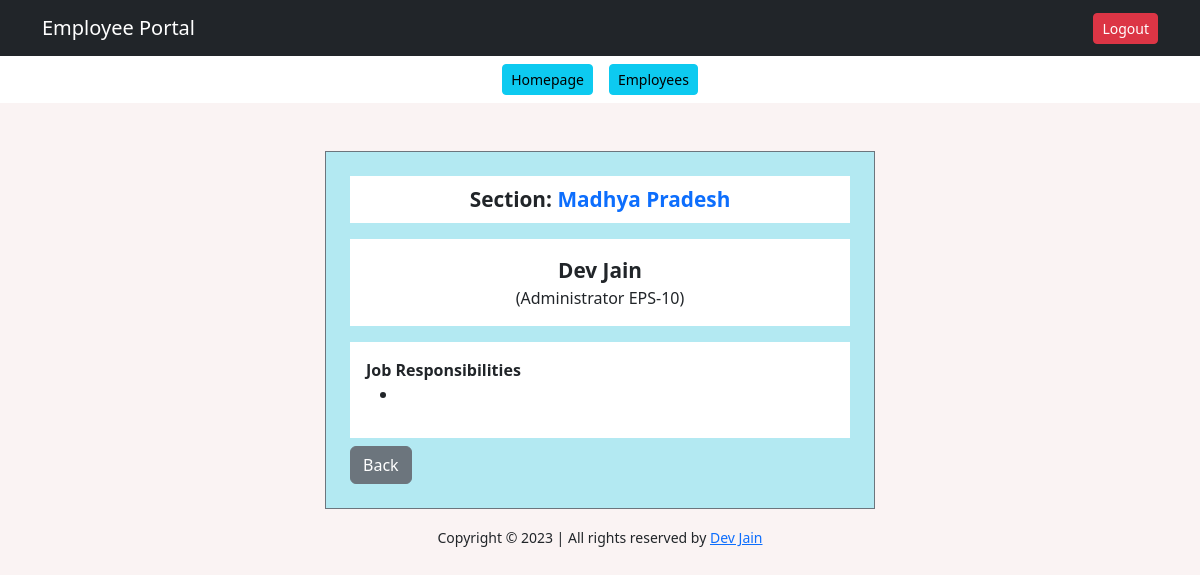
The page /dashboard/profile.php?id=48 (signed in) on the database its author committed.
### tables this page shows
CREATE TABLE `user_reg_tbl` (
  `emp_id` int(11) NOT NULL,
  `user_name` varchar(100) NOT NULL,
  `user_des` varchar(100) NOT NULL,
  `user_section` varchar(100) NOT NULL,
  `user_scale` varchar(100) NOT NULL,
  `user_res` text NOT NULL,
  `user_id` varchar(100) NOT NULL,
  `user_pass` varchar(255) NOT NULL,
  `user_role` int(11) NOT NULL
);

### dashboard/profile.php (the view, shortened to what this page needs)
<?php include("header.php");
include("Configuration.php");
$emp_id=$_GET['id'];
$sql="SELECT * FROM user_reg_tbl WHERE emp_id=$emp_id";
$query=mysqli_query($config,$sql);
$result=mysqli_fetch_assoc($query);
?>
    <div class="container mt-5 mb-2">
      <div class="row m-2">
        <div class="col-md-6 m-auto emp_profile p-4 border border-secondary">
          <p class="text-center emp_name bg-white p-2">
            <strong>Section:</strong>
            <span class="text-primary"><?= ucwords($result['user_section']) ?></span>
          </p>
          <p class="text-center bg-white p-3">
            <span class="emp_name"><?= ucwords($result['user_name']) ?></span><br>
            <span>(<?= ucfirst($result['user_des']) ?></span>
            <span><?= strtoupper($result['user_scale']) ?>)</span>
          </p>
          <div class="bg-white p-3">
            <strong>Job Responsibilities</strong>
            <ul>
              <li><?= ucfirst($result['user_res']) ?></li>
            </ul>
          </div>
          <div class="mt-2">
            <a href="users_list.php" class="btn btn-secondary">Back</a>
          </div>
        </div>
      </div>
    </div>
<?php include("footer.php"); ?>

### assets/style.css (style rules this page uses)
body { background-color: #faf3f3 !important; }
.login_form,.register_form,.emp_profile,.task_form { background-color: #b3e9f2; }
.emp_name { font-size: 1.3rem; font-weight: bold; }

### rows shown on the page
user_reg_tbl: user_section "Madhya Pradesh", user_name "Dev Jain", user_des "Administrator", user_scale "EPS-10"
